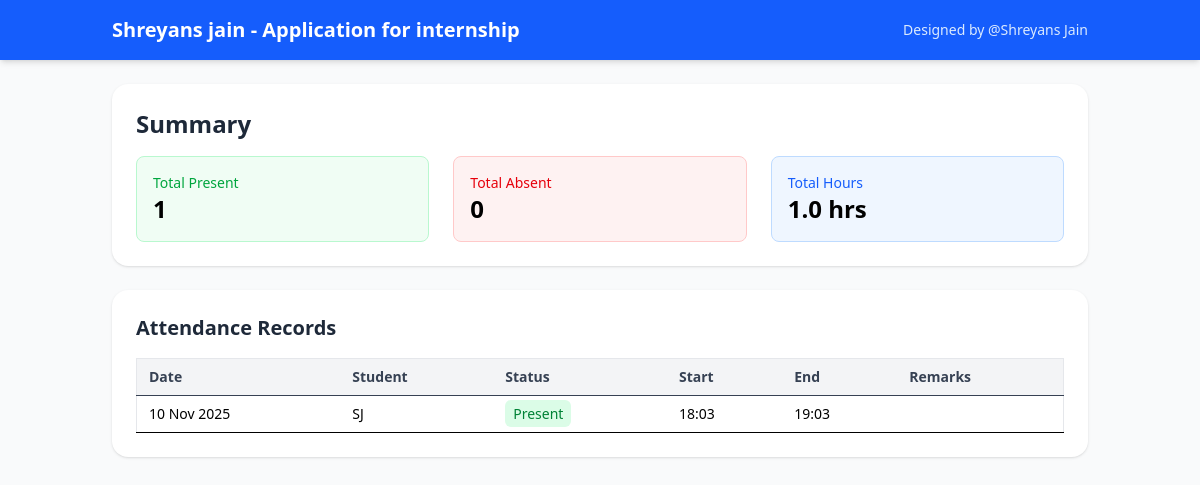
Before: /public/8/ with the older database file.
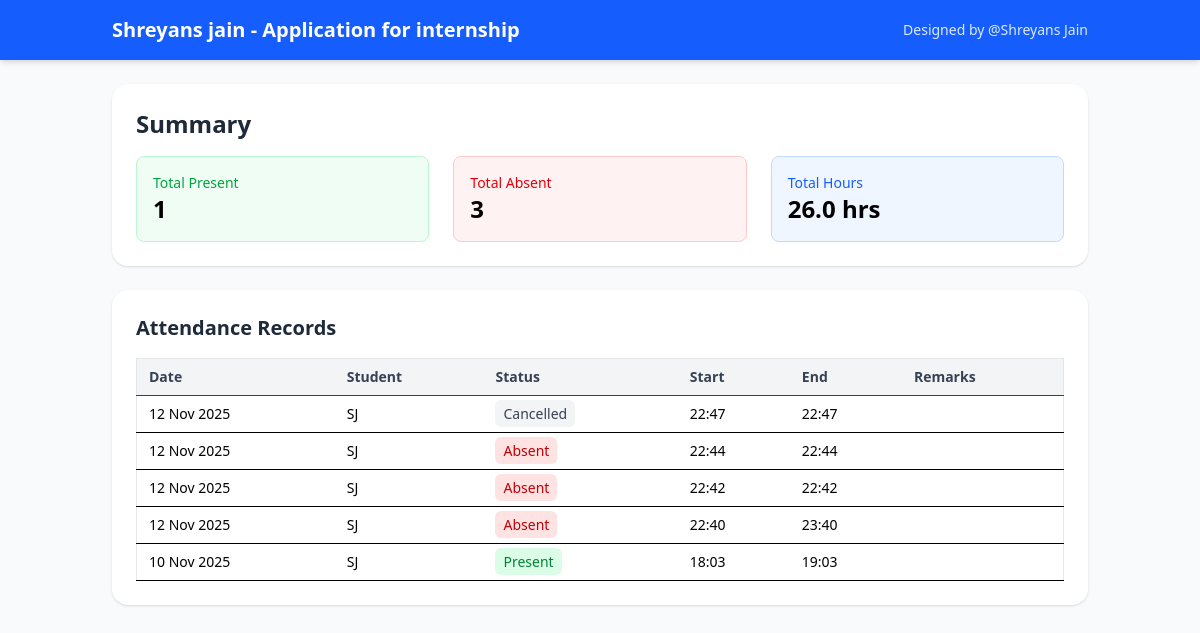
After: the same page with the newer database file.
### attendance/models.py (models this page shows, shortened)
class ClassRoom(models.Model):
    name = models.CharField(max_length=100)
    subject = models.CharField(max_length=100)
    created_at = models.DateTimeField(auto_now_add=True)

class Attendance(models.Model):
    student = models.ForeignKey(Student, on_delete=models.CASCADE, related_name='attendance_records')
    date = models.DateField(default=timezone.now)
    start_time = models.DateTimeField()
    end_time = models.DateTimeField()
    status = models.CharField(
        max_length=10,
        choices=(('Present', 'Present'), ('Absent', 'Absent'), ('Cancelled', 'Cancelled')),
        default='Present'
    )
    remarks = models.TextField(blank=True, null=True)

class Student(models.Model):
    classroom = models.ForeignKey(ClassRoom, on_delete=models.CASCADE, related_name='students')
    name = models.CharField(max_length=100)
    parent_email = models.EmailField(blank=True, null=True)
    email = models.EmailField(blank=True, null=True)
    phone = models.CharField(max_length=15, blank=True, null=True)
    public_token = models.UUIDField(default=uuid.uuid4, editable=False, unique=True)

### attendance/views.py (the view)
# urls.py: path('public/<int:class_id>/', views.public_view, name='public_view'),
def public_view(request, class_id):
    classroom = get_object_or_404(ClassRoom, id=class_id)
    students = classroom.students.all()
    attendance_records = Attendance.objects.filter(student__in=students).order_by('-start_time')
    total_present = attendance_records.filter(status="Present").count()
    total_absent = attendance_records.filter(status="Absent").count()
    total_hours = 0
    for record in attendance_records:
        if record.end_time and record.start_time:
            duration = record.end_time - record.start_time
            total_hours += duration.total_seconds() / 3600
    context = {
        'classroom': classroom,
        'attendance_records': attendance_records,
        'total_present': total_present,
        'total_absent': total_absent,
        'total_hours': round(total_hours, 1),
    }
    return render(request, 'public_view.html', context)

### attendance/templates/public_view.html (shortened to what this page needs)
{% load static tailwind_tags %}
<!DOCTYPE html>
<html lang="en">
<head>
  {% tailwind_css %}
</head>
<body class="bg-gray-50 min-h-screen">
  <header class="bg-blue-600 text-white shadow-md">
    <div class="max-w-5xl mx-auto px-6 py-4 flex justify-between items-center">
      <h1 class="text-xl font-bold">{{ classroom.name }} - {{ classroom.subject }}</h1>
      <span class="text-sm text-blue-100">Designed by @Shreyans Jain</span>
    </div>
  </header>
  <main class="max-w-5xl mx-auto p-6">
    <div class="bg-white p-6 rounded-2xl shadow mb-6">
      <h2 class="text-2xl font-semibold text-gray-800 mb-4">Summary</h2>
      <div class="grid grid-cols-1 sm:grid-cols-3 gap-6">
        <div class="p-4 rounded-lg bg-green-50 border border-green-200">
          <p class="text-sm text-green-600">Total Present</p>
          <p class="text-2xl font-semibold">{{ total_present }}</p>
        </div>
        <div class="p-4 rounded-lg bg-red-50 border border-red-200">
          <p class="text-sm text-red-600">Total Absent</p>
          <p class="text-2xl font-semibold">{{ total_absent }}</p>
        </div>
        <div class="p-4 rounded-lg bg-blue-50 border border-blue-200">
          <p class="text-sm text-blue-600">Total Hours</p>
          <p class="text-2xl font-semibold">{{ total_hours }} hrs</p>
        </div>
      </div>
    </div>
    <div class="bg-white p-6 rounded-2xl shadow">
      <h2 class="text-xl font-semibold text-gray-800 mb-4">Attendance Records</h2>
      {% if attendance_records %}
      <div class="overflow-x-auto">
        <table class="min-w-full border border-gray-200 text-sm">
          <thead class="bg-gray-100 text-gray-700">
            <tr>
              <th class="px-3 py-2 text-left border-b">Date</th>
              <th class="px-3 py-2 text-left border-b">Student</th>
              <th class="px-3 py-2 text-left border-b">Status</th>
              <th class="px-3 py-2 text-left border-b">Start</th>
              <th class="px-3 py-2 text-left border-b">End</th>
              <th class="px-3 py-2 text-left border-b">Remarks</th>
            </tr>
          </thead>
          <tbody>
            {% for a in attendance_records %}
            <tr class="hover:bg-blue-50">
              <td class="px-3 py-2 border-b">{{ a.start_time|date:"d M Y" }}</td>
              <td class="px-3 py-2 border-b">{{ a.student.name }}</td>
              <td class="px-3 py-2 border-b">
                {% if a.status == "Present" %}
                <span class="bg-green-100 text-green-700 px-2 py-1 rounded-md">Present</span>
                {% elif a.status == "Absent" %}
                <span class="bg-red-100 text-red-700 px-2 py-1 rounded-md">Absent</span>
                {% else %}
                <span class="bg-gray-100 text-gray-700 px-2 py-1 rounded-md">Cancelled</span>
                {% endif %}
              </td>
              <td class="px-3 py-2 border-b">{{ a.start_time|time:"H:i" }}</td>
              <td class="px-3 py-2 border-b">{{ a.end_time|time:"H:i" }}</td>
              <td class="px-3 py-2 border-b">{{ a.remarks }}</td>
            </tr>
            {% endfor %}
          </tbody>
        </table>
      </div>
      {% else %}
      <p class="text-gray-500 mt-4">No attendance records found.</p>
      {% endif %}
    </div>
  </main>
</body>
</html>

Changed rows visible on the page:
added Attendance: start_time "12 Nov 2025", student.name "SJ", status "Cancelled", start_time "22:47", end_time "22:47"
added Attendance: start_time "12 Nov 2025", student.name "SJ", status "Absent", start_time "22:44", end_time "22:44"
added Attendance: start_time "12 Nov 2025", student.name "SJ", status "Absent", start_time "22:42", end_time "22:42"
added Attendance: start_time "12 Nov 2025", student.name "SJ", status "Absent", start_time "22:40", end_time "23:40"
Other visible differences:
{{ total_absent }}: "0" → "3"
{{ total_hours }}: "1.0" → "26.0"
